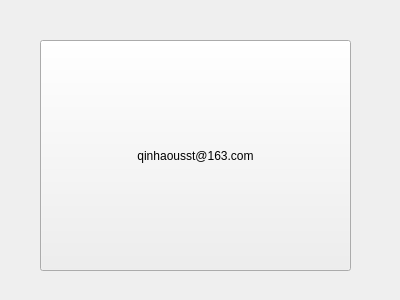
<?xml version="1.0" encoding="UTF-8"?>
<ui version="4.0">
 <class>Form</class>
 <widget class="QWidget" name="Form">
  <property name="geometry">
   <rect>
    <x>0</x>
    <y>0</y>
    <width>400</width>
    <height>300</height>
   </rect>
  </property>
  <property name="windowTitle">
   <string>Form</string>
  </property>
  <widget class="QPushButton" name="pushButton">
   <property name="geometry">
    <rect>
     <x>40</x>
     <y>40</y>
     <width>311</width>
     <height>231</height>
    </rect>
   </property>
   <property name="text">
    <string>qinhaousst@163.com</string>
   </property>
  </widget>
 </widget>
 <resources/>
 <connections>
  <connection>
   <sender>pushButton</sender>
   <signal>clicked()</signal>
   <receiver>pushButton</receiver>
   <slot>close()</slot>
   <hints>
    <hint type="sourcelabel">
     <x>155</x>
     <y>110</y>
    </hint>
    <hint type="destinationlabel">
     <x>155</x>
     <y>110</y>
    </hint>
   </hints>
  </connection>
 </connections>
</ui>
